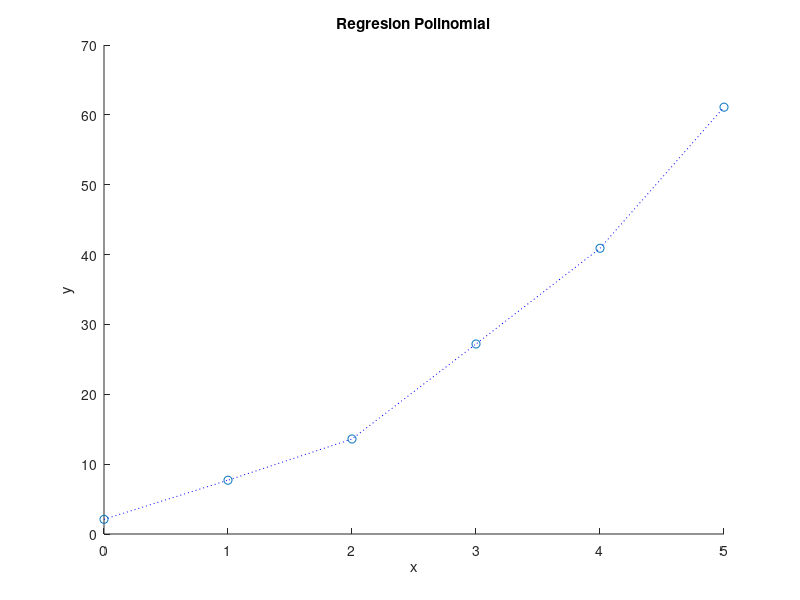

Recreate this plot in MATLAB. (Note: this script raises an error after producing the figure.)
%REGRESION POLINOMIAL
%x = input('Ingresa la lista de los valores de x: ');
%y = input('Ingrese la lista de los valores de y');
x = [ 0 1 2 3 4 5 ];
y = [ 2.1 7.7 13.6 27.2 40.9 61.1 ];
% x = [ 0.05 0.4 0.8 1.2 1.6 2 2.4 ];
% y = [ 550 750 1000 1400 2000 2700 3750 ];
format bank
m = 2;
n = length(x);

x = x';
y = y';


suma_x = sum(x); %TOTAL DE X
suma_y = sum(y); %TOTAL DE Y

promedio_y = mean(y); %PROMEDIO DE Y

x2 = x.^2;  %COLUMNA DE X^2
x3 = x.^3;  %COLUMNA DE X^3
x4 = x.^4;  %COLUMNA DE X^4
suma_x2 = sum(x2); %TOTAL DE X^2
suma_x3 = sum(x3); %TOTAL DE X^3
suma_x4 = sum(x4); %TOTAL DE X^4

xy = x.*y; %COLUMNA DE XY
suma_xy = sum(xy); %TOTAL DE XY

x2_por_y = (x2.*y); %COLUMNA DE X^2Y
suma_x2_por_y = sum(x2_por_y); %TOTAL DE X^2Y


y_ym_2 = (y-promedio_y).^2; %COLUMNA DE (Y-YM)^2
suma_y_ym_2 = sum(y_ym_2); %TOTAL DE (Y-YM)^2



matriz = [ n suma_x suma_x2; suma_x suma_x2 suma_x3; suma_x2 suma_x3 suma_x4 ]; %MATRIZ

matriz_inv = inv(matriz); %MATRIZ INVERZA

vector = [ suma_y suma_xy suma_x2_por_y ]'; %VECTOR

ok = matriz_inv * vector; %VECTOR RESULTANTE DE PRODUCTO DE MATRIZ INVERSA POR VECTOR

a0 = ok(1); %RESULTADO DE A0
a1 = ok(2); %RESULTADO DE A1
a2 = ok(3); %RESULTADO DE A0

y_a0_a1_por_x_a2_x2_2 = (y-a0-a1.*x-a2.*x2).^2; %COLUMNA DE y_a0_a1_por_x_a2_x2_2 
suma_lastCol = sum(y_a0_a1_por_x_a2_x2_2); % SUMA DE y_a0_a1_por_x_a2_x2_2 

%RESULTADOS
coedet = (suma_y_ym_2-suma_lastCol)/suma_y_ym_2; %COEFICIENTE DE DETERMINACION
errorEst = sqrt(suma_lastCol/(n-(m+1))); %ERROR ESTANDAR
ecuacion = [ 'y = ',num2str(a0),'+','(',num2str(a1),')x+','(',num2str(a2),')x^2' ];  %ECUACION

%GRAFICA
scatter(x,y)
xlabel('x')
ylabel('y')
title('Regresion Polinomial')
hold on
plot(x,y,'b:')

%LINK DE REPOSITORIO
site = '<a href = "https://github.com/Robernetes/regresiones">Repositorio Github</a>';

%TABLAS
totales = table(suma_x, suma_y, suma_x2, suma_x3, suma_x4, suma_xy, suma_x2_por_y,suma_y_ym_2,suma_lastCol,...
    'VariableNames',{'x','y','x^2','x^3','x^4','xy','x^2y','(y-ym)^2','(y-a0-a1x-a2x^2)^2'},'RowNames',{'Totales'});
T = table(x,y,x2,x3,x4,xy,x2_por_y,y_ym_2,y_a0_a1_por_x_a2_x2_2,...
'VariableNames',{'x','y','x^2','x^3','x^4','xy','x^2y','(y-ym)^2','(y-a0-a1x-a2x^2)^2'});

T = [T;totales];
disp(T)

%IMPRESION DE DATOS
format long
disp(ecuacion)
fprintf('Coeficiente de determinacions: %f',coedet)
fprintf('\nError estandar: %f\n',errorEst)
disp(site)










